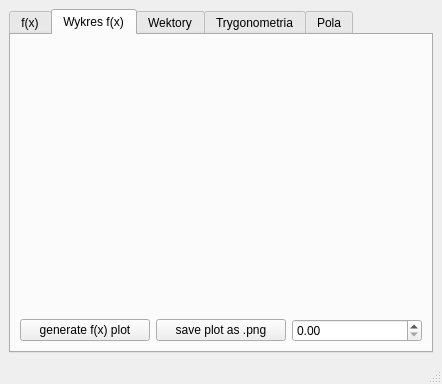
<?xml version="1.0" encoding="UTF-8"?>
<ui version="4.0">
 <class>MainWindow</class>
 <widget class="QMainWindow" name="MainWindow">
  <property name="geometry">
   <rect>
    <x>0</x>
    <y>0</y>
    <width>442</width>
    <height>384</height>
   </rect>
  </property>
  <property name="windowTitle">
   <string>PWr mathTool dev</string>
  </property>
  <widget class="QWidget" name="centralwidget">
   <layout class="QGridLayout" name="gridLayout">
    <item row="0" column="1">
     <widget class="QTabWidget" name="tabWidget">
      <property name="currentIndex">
       <number>1</number>
      </property>
      <widget class="QWidget" name="tabFunction">
       <attribute name="title">
        <string>f(x)</string>
       </attribute>
       <layout class="QGridLayout" name="gridLayout_3">
        <item row="0" column="0">
         <layout class="QHBoxLayout" name="horizontalLayout_8">
          <item>
           <layout class="QHBoxLayout" name="horizontalLayout_6">
            <item>
             <widget class="QDoubleSpinBox" name="aFxSpinBox">
              <property name="buttonSymbols">
               <enum>QAbstractSpinBox::NoButtons</enum>
              </property>
              <property name="minimum">
               <double>-100.000000000000000</double>
              </property>
              <property name="maximum">
               <double>100.000000000000000</double>
              </property>
             </widget>
            </item>
            <item>
             <widget class="QLabel" name="label_6">
              <property name="maximumSize">
               <size>
                <width>15</width>
                <height>16777215</height>
               </size>
              </property>
              <property name="text">
               <string>&lt;html&gt;&lt;head/&gt;&lt;body&gt;&lt;p&gt;x&lt;span style=&quot; vertical-align:super;&quot;&gt;2&lt;/span&gt;&lt;/p&gt;&lt;/body&gt;&lt;/html&gt;</string>
              </property>
             </widget>
            </item>
           </layout>
          </item>
          <item>
           <layout class="QHBoxLayout" name="horizontalLayout_7">
            <item>
             <widget class="QDoubleSpinBox" name="bFxSpinBox">
              <property name="buttonSymbols">
               <enum>QAbstractSpinBox::NoButtons</enum>
              </property>
              <property name="minimum">
               <double>-100.000000000000000</double>
              </property>
              <property name="maximum">
               <double>100.000000000000000</double>
              </property>
             </widget>
            </item>
            <item>
             <widget class="QLabel" name="label_7">
              <property name="maximumSize">
               <size>
                <width>15</width>
                <height>15</height>
               </size>
              </property>
              <property name="text">
               <string>&lt;html&gt;&lt;head/&gt;&lt;body&gt;&lt;p&gt;x&lt;/p&gt;&lt;p&gt;&lt;br/&gt;&lt;/p&gt;&lt;/body&gt;&lt;/html&gt;</string>
              </property>
             </widget>
            </item>
           </layout>
          </item>
          <item>
           <widget class="QDoubleSpinBox" name="cFxSpinBox">
            <property name="buttonSymbols">
             <enum>QAbstractSpinBox::NoButtons</enum>
            </property>
            <property name="minimum">
             <double>-100.000000000000000</double>
            </property>
            <property name="maximum">
             <double>100.000000000000000</double>
            </property>
           </widget>
          </item>
         </layout>
        </item>
        <item row="1" column="0">
         <layout class="QHBoxLayout" name="horizontalLayout_10">
          <item>
           <widget class="QPushButton" name="fxCalculateBtn">
            <property name="text">
             <string>Oblicz</string>
            </property>
           </widget>
          </item>
          <item>
           <layout class="QHBoxLayout" name="horizontalLayout_9">
            <item>
             <widget class="QLabel" name="fxX1Label">
              <property name="text">
               <string>x1</string>
              </property>
             </widget>
            </item>
            <item>
             <widget class="QLabel" name="fxX2Label">
              <property name="text">
               <string>x2</string>
              </property>
             </widget>
            </item>
           </layout>
          </item>
         </layout>
        </item>
       </layout>
      </widget>
      <widget class="QWidget" name="tabPlot">
       <attribute name="title">
        <string>Wykres f(x)</string>
       </attribute>
       <layout class="QGridLayout" name="gridLayout_2">
        <item row="1" column="1">
         <widget class="QPushButton" name="savePlotBtn">
          <property name="text">
           <string>save plot as .png</string>
          </property>
         </widget>
        </item>
        <item row="1" column="0">
         <widget class="QPushButton" name="generatePlotBtn">
          <property name="text">
           <string>generate f(x) plot</string>
          </property>
         </widget>
        </item>
        <item row="1" column="2">
         <widget class="QDoubleSpinBox" name="axisSpinBox"/>
        </item>
        <item row="0" column="0" colspan="3">
         <widget class="QCustomPlot" name="plot" native="true"/>
        </item>
       </layout>
      </widget>
      <widget class="QWidget" name="tabVector">
       <property name="maximumSize">
        <size>
         <width>812</width>
         <height>500</height>
        </size>
       </property>
       <attribute name="title">
        <string>Wektory</string>
       </attribute>
       <layout class="QVBoxLayout" name="verticalLayout_3">
        <item>
         <layout class="QVBoxLayout" name="verticalLayout_2">
          <item>
           <layout class="QHBoxLayout" name="horizontalLayout_3">
            <item>
             <widget class="QLabel" name="label_2">
              <property name="maximumSize">
               <size>
                <width>50</width>
                <height>16777215</height>
               </size>
              </property>
              <property name="font">
               <font>
                <family>Consolas</family>
                <pointsize>16</pointsize>
               </font>
              </property>
              <property name="text">
               <string>&lt;html&gt;&lt;head/&gt;&lt;body&gt;&lt;p&gt;&lt;span style=&quot; font-size:24pt;&quot;&gt;X&lt;/span&gt;&lt;span style=&quot; font-size:24pt; vertical-align:sub;&quot;&gt;a&lt;/span&gt;&lt;/p&gt;&lt;/body&gt;&lt;/html&gt;</string>
              </property>
             </widget>
            </item>
            <item>
             <widget class="QDoubleSpinBox" name="spinBoxXa">
              <property name="buttonSymbols">
               <enum>QAbstractSpinBox::PlusMinus</enum>
              </property>
              <property name="decimals">
               <number>2</number>
              </property>
              <property name="maximum">
               <double>999.990000000000009</double>
              </property>
             </widget>
            </item>
           </layout>
          </item>
          <item>
           <layout class="QHBoxLayout" name="horizontalLayout_4">
            <item>
             <widget class="QLabel" name="label_4">
              <property name="maximumSize">
               <size>
                <width>50</width>
                <height>16777215</height>
               </size>
              </property>
              <property name="font">
               <font>
                <family>Consolas</family>
                <pointsize>16</pointsize>
               </font>
              </property>
              <property name="text">
               <string>&lt;html&gt;&lt;head/&gt;&lt;body&gt;&lt;p&gt;&lt;span style=&quot; font-size:24pt;&quot;&gt;Y&lt;/span&gt;&lt;span style=&quot; font-size:24pt; vertical-align:sub;&quot;&gt;a&lt;/span&gt;&lt;/p&gt;&lt;/body&gt;&lt;/html&gt;</string>
              </property>
             </widget>
            </item>
            <item>
             <widget class="QDoubleSpinBox" name="spinBoxYa">
              <property name="buttonSymbols">
               <enum>QAbstractSpinBox::PlusMinus</enum>
              </property>
              <property name="maximum">
               <double>999.990000000000009</double>
              </property>
             </widget>
            </item>
           </layout>
          </item>
         </layout>
        </item>
        <item>
         <layout class="QVBoxLayout" name="verticalLayout">
          <item>
           <layout class="QHBoxLayout" name="horizontalLayout">
            <item>
             <widget class="QLabel" name="label">
              <property name="maximumSize">
               <size>
                <width>50</width>
                <height>16777215</height>
               </size>
              </property>
              <property name="font">
               <font>
                <family>Consolas</family>
                <pointsize>16</pointsize>
               </font>
              </property>
              <property name="text">
               <string>&lt;html&gt;&lt;head/&gt;&lt;body&gt;&lt;p&gt;&lt;span style=&quot; font-size:24pt;&quot;&gt;X&lt;/span&gt;&lt;span style=&quot; font-size:24pt; vertical-align:sub;&quot;&gt;b&lt;/span&gt;&lt;/p&gt;&lt;/body&gt;&lt;/html&gt;</string>
              </property>
             </widget>
            </item>
            <item>
             <widget class="QDoubleSpinBox" name="spinBoxXb">
              <property name="buttonSymbols">
               <enum>QAbstractSpinBox::PlusMinus</enum>
              </property>
              <property name="maximum">
               <double>999.990000000000009</double>
              </property>
             </widget>
            </item>
           </layout>
          </item>
          <item>
           <layout class="QHBoxLayout" name="horizontalLayout_2">
            <item>
             <widget class="QLabel" name="label_3">
              <property name="maximumSize">
               <size>
                <width>50</width>
                <height>16777215</height>
               </size>
              </property>
              <property name="font">
               <font>
                <family>Consolas</family>
                <pointsize>16</pointsize>
               </font>
              </property>
              <property name="text">
               <string>&lt;html&gt;&lt;head/&gt;&lt;body&gt;&lt;p&gt;&lt;span style=&quot; font-size:24pt;&quot;&gt;Y&lt;/span&gt;&lt;span style=&quot; font-size:24pt; vertical-align:sub;&quot;&gt;b&lt;/span&gt;&lt;/p&gt;&lt;/body&gt;&lt;/html&gt;</string>
              </property>
             </widget>
            </item>
            <item>
             <widget class="QDoubleSpinBox" name="spinBoxYb">
              <property name="buttonSymbols">
               <enum>QAbstractSpinBox::PlusMinus</enum>
              </property>
              <property name="showGroupSeparator" stdset="0">
               <bool>false</bool>
              </property>
              <property name="maximum">
               <double>999.990000000000009</double>
              </property>
             </widget>
            </item>
           </layout>
          </item>
         </layout>
        </item>
        <item>
         <widget class="QPushButton" name="calculateVectorBtn">
          <property name="sizePolicy">
           <sizepolicy hsizetype="Preferred" vsizetype="Fixed">
            <horstretch>0</horstretch>
            <verstretch>0</verstretch>
           </sizepolicy>
          </property>
          <property name="minimumSize">
           <size>
            <width>0</width>
            <height>50</height>
           </size>
          </property>
          <property name="text">
           <string>Oblicz</string>
          </property>
         </widget>
        </item>
        <item>
         <layout class="QHBoxLayout" name="horizontalLayout_5">
          <item>
           <widget class="QLabel" name="label_5">
            <property name="maximumSize">
             <size>
              <width>100</width>
              <height>50</height>
             </size>
            </property>
            <property name="text">
             <string>&lt;!DOCTYPE HTML PUBLIC &quot;-//W3C//DTD HTML 4.0//EN&quot; &quot;http://www.w3.org/TR/REC-html40/strict.dtd&quot;&gt;
&lt;html&gt;&lt;head&gt;&lt;meta name=&quot;qrichtext&quot; content=&quot;1&quot; /&gt;&lt;style type=&quot;text/css&quot;&gt;
p, li { white-space: pre-wrap; }
&lt;/style&gt;&lt;/head&gt;&lt;body style=&quot; font-family:'MS Shell Dlg 2'; font-size:8pt; font-weight:400; font-style:normal;&quot;&gt;
&lt;p style=&quot; margin-top:12px; margin-bottom:12px; margin-left:0px; margin-right:0px; -qt-block-indent:0; text-indent:0px;&quot;&gt;&lt;span style=&quot; font-size:22pt;&quot;&gt;|AB| = &lt;/span&gt;&lt;/p&gt;&lt;/body&gt;&lt;/html&gt;</string>
            </property>
           </widget>
          </item>
          <item>
           <widget class="QLabel" name="labelVectorLength">
            <property name="maximumSize">
             <size>
              <width>16777215</width>
              <height>50</height>
             </size>
            </property>
            <property name="font">
             <font>
              <pointsize>22</pointsize>
             </font>
            </property>
            <property name="text">
             <string>&lt;html&gt;&lt;head/&gt;&lt;body&gt;&lt;p&gt;&lt;span style=&quot; font-size:22pt;&quot;&gt;dlugosc&lt;/span&gt;&lt;/p&gt;&lt;/body&gt;&lt;/html&gt;</string>
            </property>
           </widget>
          </item>
         </layout>
        </item>
       </layout>
      </widget>
      <widget class="QWidget" name="tabTryg">
       <attribute name="title">
        <string>Trygonometria</string>
       </attribute>
      </widget>
      <widget class="QWidget" name="tabSquares">
       <attribute name="title">
        <string>Pola</string>
       </attribute>
      </widget>
     </widget>
    </item>
   </layout>
  </widget>
  <widget class="QMenuBar" name="menubar">
   <property name="geometry">
    <rect>
     <x>0</x>
     <y>0</y>
     <width>442</width>
     <height>20</height>
    </rect>
   </property>
  </widget>
  <widget class="QStatusBar" name="statusbar"/>
 </widget>
 <customwidgets>
  <customwidget>
   <class>QCustomPlot</class>
   <extends>QWidget</extends>
   <header>qcustomplot.h</header>
   <container>1</container>
  </customwidget>
 </customwidgets>
 <resources/>
 <connections/>
</ui>
